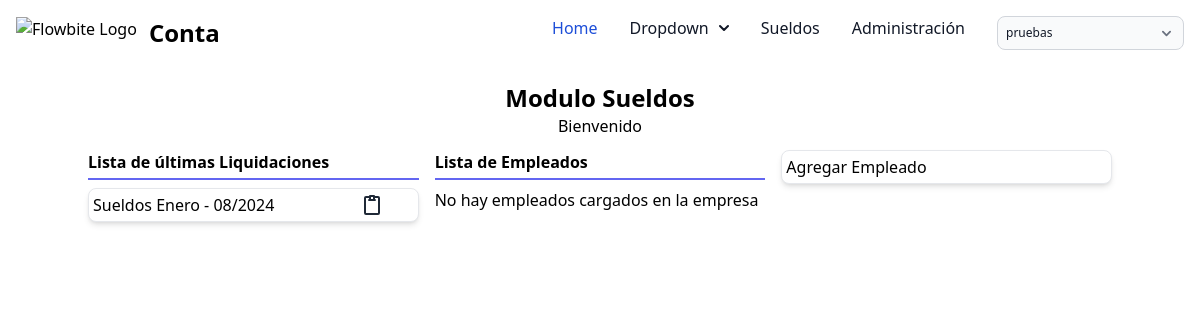
Page /sueldos/home/ on the earlier database version.
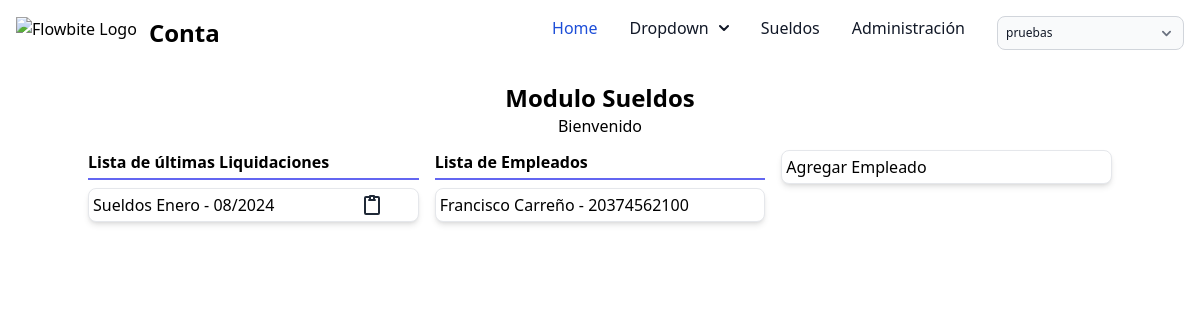
Same page on the later database version.
### sueldos/models.py (models this page shows)
class Liquidacion(models.Model):
    nombre = models.CharField(max_length=200)
    abierta = models.BooleanField(default=True)
    periodo = models.DateField()
    empresa = models.ForeignKey(Empresa, on_delete=models.CASCADE)
    created_at = models.DateTimeField(auto_now_add=True)
    updated_at = models.DateTimeField(auto_now=True)
    class Meta:
        verbose_name = "Liquidacion"
        verbose_name_plural = "Liquidaciones"
    def __str__(self):
        return self.nombre + ' - ' + self.periodo.strftime('%m/%Y')

class Empleado(models.Model):
    empresa = models.ForeignKey(Empresa, on_delete=models.CASCADE)
    nombre = models.CharField(max_length=100)
    apellido = models.CharField(max_length=100)
    dni = models.CharField(max_length=8)
    cuil = models.CharField(max_length=13)
    tipo_liquidacion = models.CharField(max_length=2,choices=tipo_liquidacion_choices)
    fecha_nacimiento = models.DateField(blank=True, null=True)
    fecha_ingreso = models.DateField()
    conyugue = models.BooleanField(default=False)
    hijos = models.IntegerField(default=0)
    email = models.EmailField(blank=True, null=True)
    telefono = models.CharField(max_length=20,blank=True, null=True)
    direccion = models.CharField(max_length=300,blank=True, null=True)
    activo = models.BooleanField(default=True)
    sicoss_cod_situacion = models.CharField(max_length=3)
    sicoss_cod_condicion = models.CharField(max_length=3)
    sicoss_cod_actividad = models.CharField(max_length=3)
    sicoss_cod_mod_contratacion = models.CharField(max_length=3)
    sicoss_cod_siniestrado = models.CharField(max_length=3)
    sicoss_cod_localidad = models.CharField(max_length=3)
    cod_obra_social = models.CharField(max_length=20)
    cantidad_adherentes = models.IntegerField(default=0)
    cbu = models.CharField(max_length=22,blank=True, null=True)
    created_at = models.DateTimeField(auto_now_add=True)
    updated_at = models.DateTimeField(auto_now=True)
    def __str__(self):
        return self.nombre + ' ' + self.apellido

### sueldos/views.py (the view)
# urls.py: path('home/',views.sueldos_home.as_view(),name='sueldos_home'),
class sueldos_home(TemplateView):
	template_name = "sueldos/sueldos_home.html"
	def get_context_data(self, **kwargs: Any) -> dict[str, Any]:
		empresa_id = self.request.session['empresa_id']
		empresa_bbdd = Empresa.objects.get(id=empresa_id)
		if Liquidacion.objects.filter(empresa=empresa_bbdd).exists():
			liquidaciones = Liquidacion.objects.filter(empresa=empresa_bbdd).order_by('-periodo')
			kwargs["liquidaciones"] = liquidaciones[:10]
		if Empleado.objects.filter(empresa=empresa_bbdd).exists():
			empleados = Empleado.objects.filter(empresa=empresa_bbdd)
			kwargs["empleados"] = empleados
		return super().get_context_data(**kwargs)

### empresa/context_processors.py (called while the page is built)
def empresas(request):
    return {
        'empresas': Empresa.objects.all()
    }

### sueldos/templates/sueldos/sueldos_home.html
{% extends 'base.html' %}
{% load static %}
{% block content %}
    <h1 class="text-2xl font-bold text-center">Modulo Sueldos</h1>
    <p class="text-center pb-3">Bienvenido</p>
    <div class="grid grid-cols-3 gap-4">
        <div>
            {% include 'sueldos/liquidaciones_list.html' %}
        </div>
        <div>
            {% include 'sueldos/empleados_list.html' %}
        </div>
        <div>
            <a href="{% url 'admin:sueldos_empleado_add' %}"
            class="block p-1 bg-white
            border border-gray-200 rounded-lg
            shadow-md hover:bg-gray-100
            dark:bg-gray-800 dark:border-gray-700
            dark:hover:bg-gray-700 w-full"
            >Agregar Empleado</a>
        </div>
    </div>
{% endblock %}

### sueldos/templates/sueldos/liquidaciones_list.html (shortened to what this page needs)
<div  class="pb-2">
    <a href="{% url 'admin:sueldos_liquidacion_changelist' %}">
        <h2 class="font-bold pb-1 border-b-2 border-indigo-500 hover:text-indigo-700"
        >Lista de últimas Liquidaciones</h2>
    </a>
</div>
{% if liquidaciones %}
  {% for liquidacion in liquidaciones %}
  <div class="block p-1 bg-white
  border border-gray-200 rounded-lg
  shadow-md hover:bg-gray-100
  dark:bg-gray-800 dark:border-gray-700
  dark:hover:bg-gray-700 w-full
  grid grid-cols-6"
  >
    <div class="col-span-5">
      <a href="{% url 'admin:sueldos_liquidacion_change' liquidacion.id %}">{{liquidacion}}</a>
    </div>
    <div class="col-span-1">
      <a href="{% url 'recibo_liquidacion' liquidacion.id %}">
      </a>
    </div>
  </div>
  {% endfor %}
{% else %}
<p>No hay liquidaciones cargadas</p>
{% endif %}

### sueldos/templates/sueldos/empleados_list.html
<div  class="pb-2">
    <a href="{% url 'admin:sueldos_empleado_changelist' %}">
        <h2 class="font-bold pb-1 border-b-2 border-indigo-500 hover:text-indigo-700"
        >Lista de Empleados</h2>
    </a>
</div>
{% if empleados %}
    {% for empleado in empleados %}
        <a href="{% url 'admin:sueldos_empleado_change' empleado.id %}"
        class="block p-1 bg-white
        border border-gray-200 rounded-lg
        shadow-md hover:bg-gray-100
        dark:bg-gray-800 dark:border-gray-700
        dark:hover:bg-gray-700 w-full"
        >{{empleado}} - {{empleado.cuil}}</a>
    {% endfor %}
{% else %}
<p>No hay empleados cargados en la empresa</p>
{% endif %}

Differences in the rows shown:
added Empleado: nombre+apellido "Francisco Carreño", cuil "20374562100"
Other differences:
text no longer shown: "No hay empleados cargados en la empresa"
